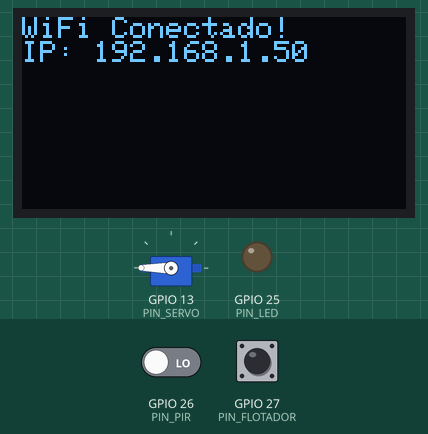
Simulated run of this sketch. Board: ESP32. Shown: 128×64 one-colour display, servo, output pins drawn as LEDs (lit = HIGH). Inputs (shaded band) come from the test bench; at power-on: GPIO 26 (PIN_PIR) LOW, GPIO 27 (PIN_FLOTADOR) HIGH. WiFi joins after 1.5 s; servers stay silent unless stated; what the sketch prints to the serial monitor is not drawn.

Above: at 1.6 s.
At 34.7 s:
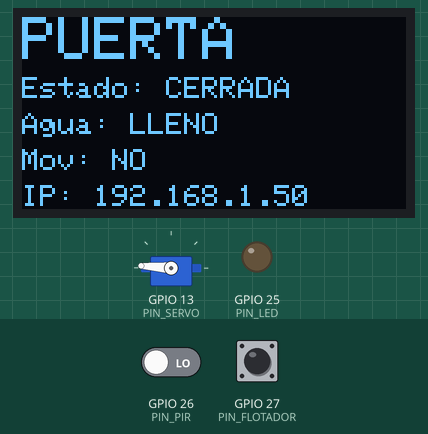
At 77.0 s:
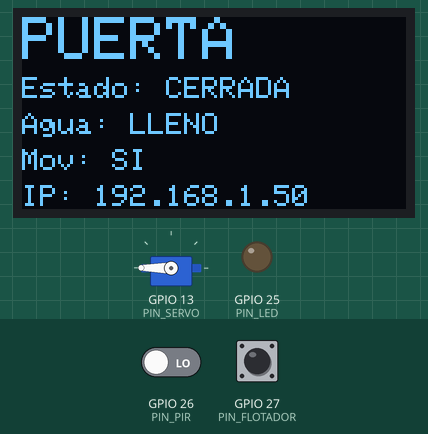
At 124.3 s:
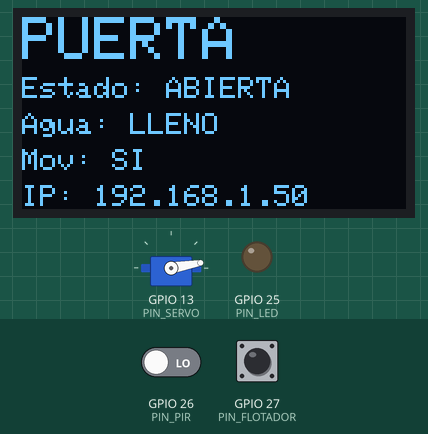
Timing chart, 0 to 125.8 s (numbered marks = the images above):
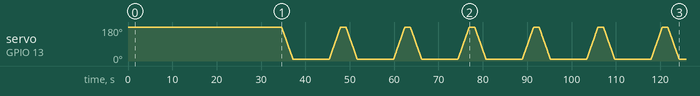

The sketch:

arduino.ino
```cpp
#include <ESP32Servo.h>
#include <Wire.h>
#include <Adafruit_GFX.h>
#include <Adafruit_SSD1306.h>
#include <WiFi.h>
#include <WebServer.h>

#define SCREEN_WIDTH 128
#define SCREEN_HEIGHT 64
#define OLED_RESET -1
#define SCREEN_ADDRESS 0x3C

Adafruit_SSD1306 display(SCREEN_WIDTH, SCREEN_HEIGHT, &Wire, OLED_RESET);
Servo servoPuerta;
WebServer server(80);

//-------------------- Pines --------------------
const int PIN_SERVO = 13;
const int PIN_FLOTADOR = 27;
const int PIN_LED = 25;
const int PIN_PIR = 26;

//--------------- Ángulos puerta ----------------
const int PUERTA_CERRADA = 180;
const int PUERTA_ABIERTA = 10;

//--------------- Variables ---------------------
bool puertaAbierta = false;
String estadoPuerta = "CERRADA";
String estadoAgua = "LLENO";
String estadoMovimiento = "NO";
String modoOperacion = "auto"; // "auto" o "manual"

unsigned long tiempoPuerta = 0;
const unsigned long TIEMPO_ABIERTA = 8000;

// Configuración de Red WiFi (Estación - Conectarse a router)
const char* ssid_router = "TU_SSID_WIFI";
const char* password_router = "TU_PASSWORD_WIFI";

// Configuración de Red WiFi AP (Fallback / Punto de Acceso)
const char* ssid_ap = "SmartFarm-AP";
const char* password_ap = "";
IPAddress local_ip(192, 168, 1, 100);
IPAddress gateway(192, 168, 1, 1);
IPAddress subnet(255, 255, 255, 0);

void abrirPuerta();
void cerrarPuerta();
void actualizarPantalla();
void handleStatus();
void handleOpenDoor();
void handleCloseDoor();
void handleFillWater();
void handleEmptyWater();
void handleSetMode();

void setup() {
  Serial.begin(115200);
  Wire.begin(21, 22);

  pinMode(PIN_FLOTADOR, INPUT_PULLUP);
  pinMode(PIN_LED, OUTPUT);
  pinMode(PIN_PIR, INPUT);

  if (!display.begin(SSD1306_SWITCHCAPVCC, SCREEN_ADDRESS)) {
    Serial.println("Error OLED");
    while (true);
  }

  display.clearDisplay();
  display.setTextColor(SSD1306_WHITE);

  servoPuerta.setPeriodHertz(50);
  servoPuerta.attach(PIN_SERVO);
  servoPuerta.write(PUERTA_CERRADA);
  puertaAbierta = false;
  estadoPuerta = "CERRADA";

  // Intentar conectar a la red WiFi del router
  WiFi.begin(ssid_router, password_router);
  Serial.print("Conectando a WiFi ");
  Serial.println(ssid_router);

  display.clearDisplay();
  display.setTextSize(1);
  display.setCursor(0, 0);
  display.println("Conectando WiFi...");
  display.println(ssid_router);
  display.display();

  int intentos = 0;
  while (WiFi.status() != WL_CONNECTED && intentos < 20) {
    delay(500);
    Serial.print(".");
    intentos++;
  }

  if (WiFi.status() == WL_CONNECTED) {
    Serial.println("\nConectado a WiFi");
    Serial.print("IP: ");
    Serial.println(WiFi.localIP());

    display.clearDisplay();
    display.setCursor(0, 0);
    display.println("WiFi Conectado!");
    display.print("IP: ");
    display.println(WiFi.localIP().toString());
    display.display();
    delay(3000);
  } else {
    // Fallback a modo Access Point si no se conecta
    Serial.println("\nFallo conexion WiFi. Iniciando AP...");
    WiFi.disconnect();
    WiFi.softAPConfig(local_ip, gateway, subnet);
    WiFi.softAP(ssid_ap, password_ap);

    display.clearDisplay();
    display.setCursor(0, 0);
    display.println("Fallo WiFi Router.");
    display.println("Iniciando AP:");
    display.println(ssid_ap);
    display.println("IP: 192.168.1.100");
    display.display();
    delay(3000);
  }

  // Configurar rutas del Servidor Web
  server.on("/status", HTTP_GET, handleStatus);
  server.on("/openDoor", HTTP_GET, handleOpenDoor);
  server.on("/closeDoor", HTTP_GET, handleCloseDoor);
  server.on("/fillWater", HTTP_GET, handleFillWater);
  server.on("/emptyWater", HTTP_GET, handleEmptyWater);
  server.on("/setMode", HTTP_GET, handleSetMode);
  server.begin();
  Serial.println("Servidor HTTP iniciado");

  Serial.println("Esperando PIR...");
  delay(30000);

  actualizarPantalla();
  Serial.println("Sistema listo");
}

void loop() {
  server.handleClient();

  //---------------- PIR y Flotador ------------------
  // LOW = hay movimiento (PIR), HIGH = no hay movimiento
  bool movimiento = (digitalRead(PIN_PIR) == LOW);
  estadoMovimiento = movimiento ? "SI" : "NO";

  bool sinAgua = (digitalRead(PIN_FLOTADOR) == LOW);

  //---------------- Control de Lógica -----------------
  if (modoOperacion == "auto") {
    // Lógica Automática de Agua
    if (sinAgua) {
      estadoAgua = "SIN AGUA";
      digitalWrite(PIN_LED, HIGH);
    } else {
      estadoAgua = "LLENO";
      digitalWrite(PIN_LED, LOW);
    }

    // Lógica Automática de Puerta
    if (movimiento && !puertaAbierta) {
      Serial.println("Movimiento detectado (Auto)");
      abrirPuerta();
      tiempoPuerta = millis();
    }

    if (puertaAbierta) {
      if (millis() - tiempoPuerta >= TIEMPO_ABIERTA) {
        cerrarPuerta();
        delay(1000); // Espera antes de volver a detectar
      }
    }
  } else {
    // Lógica Manual (solo reporta estados físicos)
    estadoAgua = sinAgua ? "SIN AGUA" : "LLENO";
  }

  actualizarPantalla();
  delay(50);
}

//=====================================================
void abrirPuerta() {
  Serial.println("Abriendo puerta");
  for (int i = PUERTA_CERRADA; i >= PUERTA_ABIERTA; i--) {
    servoPuerta.write(i);
    delay(15);
  }
  puertaAbierta = true;
  estadoPuerta = "ABIERTA";
  actualizarPantalla();
  delay(100);
}

void cerrarPuerta() {
  Serial.println("Cerrando puerta");
  for (int i = PUERTA_ABIERTA; i <= PUERTA_CERRADA; i++) {
    servoPuerta.write(i);
    delay(15);
  }
  puertaAbierta = false;
  estadoPuerta = "CERRADA";
  actualizarPantalla();
  delay(100);
}

void actualizarPantalla() {
  display.clearDisplay();
  display.setTextSize(2);
  display.setCursor(0, 0);
  display.println("PUERTA");
  display.setTextSize(1);
  display.setCursor(0, 20);
  display.print("Estado: ");
  display.println(estadoPuerta);
  display.setCursor(0, 32);
  display.print("Agua: ");
  display.println(estadoAgua);
  display.setCursor(0, 44);
  display.print("Mov: ");
  display.println(estadoMovimiento);
  display.setCursor(0, 56);
  if (WiFi.status() == WL_CONNECTED) {
    display.print("IP: ");
    display.println(WiFi.localIP().toString());
  } else {
    display.print("AP: ");
    display.print(WiFi.softAPIP().toString());
    display.print(" (");
    display.print(WiFi.softAPgetStationNum());
    display.println(")");
  }
  display.display();
}

//================ Servidor Web Handlers ================
void handleStatus() {
  // Construir JSON manualmente para evitar dependencias
  String json = "{";
  json += "\"door\":\"" + String(puertaAbierta ? "open" : "closed") + "\",";
  json += "\"motion\":" + String(estadoMovimiento == "SI" ? "true" : "false") + ",";
  json += "\"water\":\"" + String(estadoAgua == "LLENO" ? "full" : "empty") + "\",";
  json += "\"pump\":" + String(digitalRead(PIN_LED) == HIGH ? "true" : "false") + ",";
  json += "\"rssi\":" + String(WiFi.RSSI()) + ",";
  json += "\"mode\":\"" + modoOperacion + "\"";
  json += "}";
  server.send(200, "application/json", json);
}

void handleOpenDoor() {
  abrirPuerta();
  server.send(200, "text/plain", "OK");
}

void handleCloseDoor() {
  cerrarPuerta();
  server.send(200, "text/plain", "OK");
}

void handleFillWater() {
  digitalWrite(PIN_LED, HIGH);
  estadoAgua = "SIN AGUA"; // Cambia estado reportado para simular llenado
  server.send(200, "text/plain", "OK");
}

void handleEmptyWater() {
  digitalWrite(PIN_LED, LOW);
  estadoAgua = "LLENO";
  server.send(200, "text/plain", "OK");
}

void handleSetMode() {
  if (server.hasArg("mode")) {
    modoOperacion = server.arg("mode");
    server.send(200, "text/plain", "OK");
  } else {
    server.send(400, "text/plain", "Bad Request");
  }
}
```

Measured:
- what the display in image 0 shows lasts 33.0 s, from 1.6 s to 34.6 s
